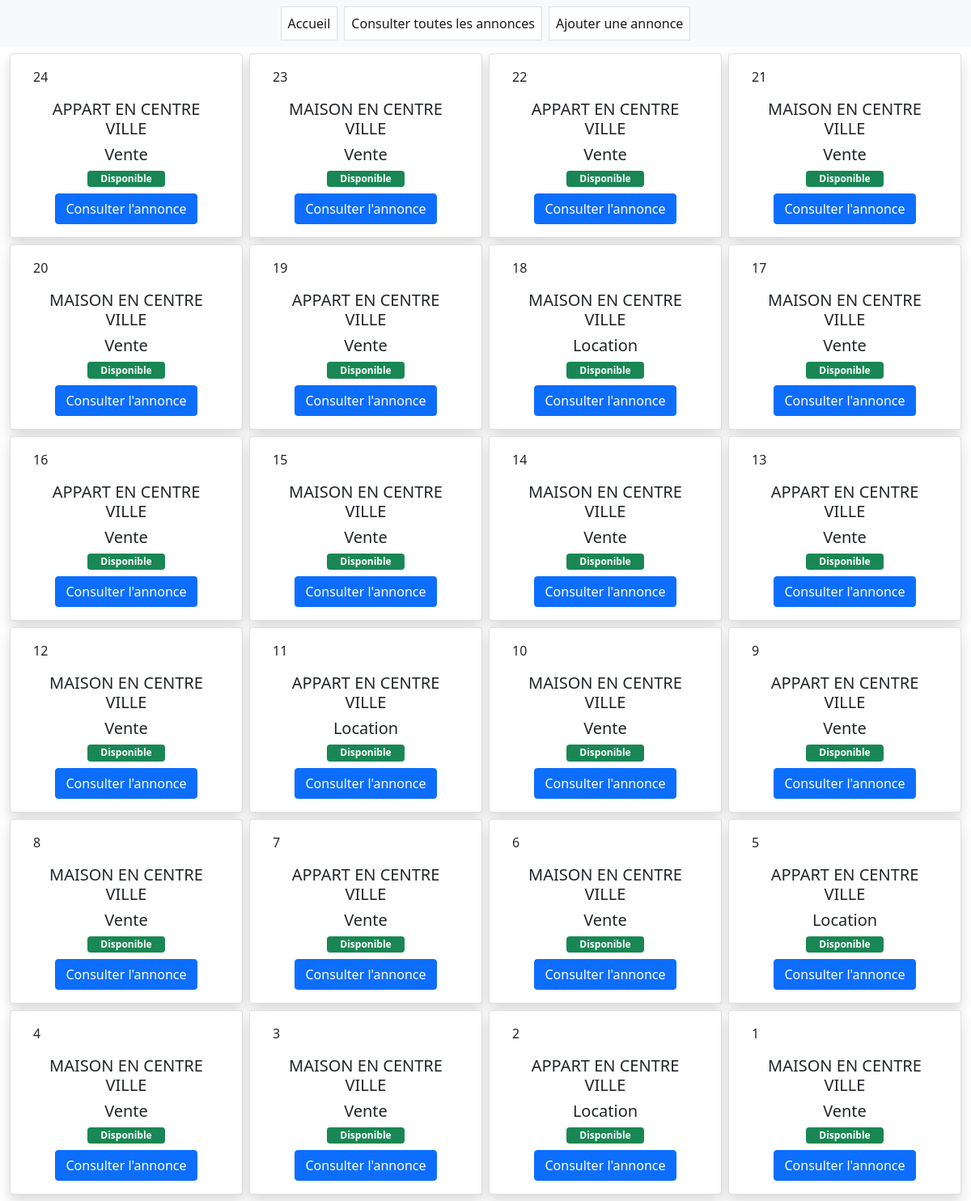
Page /app/all-annonces.php on the committed database.
### tables this page shows
CREATE TABLE annonce(
    annonce_id INT NOT NULL PRIMARY KEY AUTO_INCREMENT,
    titre VARCHAR (100) NOT NULL,
    description VARCHAR (600) NOT NULL,
    code_postal INT (20) NOT NULL,
    ville VARCHAR (250) NOT NULL,
    type VARCHAR (20) NOT NULL,
    prix INT (100) NOT NULL,
    msg_reservation VARCHAR (50)
);

### app/_view-annonces.php (called while the page is built, shortened)
<?php
require "includes/connect.php";
try {
    $annonces = $connexion->query('SELECT * FROM annonce ORDER BY annonce_id DESC')->fetchAll();
} catch (PDOException $e) {
    echo "ERROR : " . $e->getMessage();
}
?>

### app/all-annonces.php (the view)
<?php
require "_view-annonces.php";
include_once "_bootstrap.php";
include_once "_navbar.php";
?>
<section class="row justify-content-center gap-2 p-2">
<?php
    foreach ($annonces as $annonce) {
?>
<div class="card shadow" style="width: 18rem;">
    <div class="card-body">
        <p><?php echo $annonce['annonce_id']?></p>
        <h5 class="card-title text-center"><?php echo strtoupper($annonce['titre'])?></h5>
        <h5 class="card-title text-center"><?php echo $annonce['type']?></h5>
        <?php
        if (isset($annonce['msg_reservation'])) {
        ?>
        <div class="d-flex justify-content-center align-items-center">
            <div class="badge bg-danger text-wrap" style="width: 6rem;">Réservé</div>
        </div>
        <?php }else{?>
            <div class="d-flex justify-content-center align-items-center">
                <div class="badge bg-success text-wrap" style="width: 6rem;">Disponible</div>
            </div>
        <? }?>
        <div class="d-flex justify-content-center align-items-center">
            <a class="btn btn-primary mt-2" href="_annonce-details.php?id=<?php echo $annonce['annonce_id']?>">Consulter l'annonce</a>
        </div>
    </div>
</div>
<?php }?>
</section>

### app/_bootstrap.php (shortened to what this page needs)
<link href="https://cdn.jsdelivr.net/npm/bootstrap@5.1.3/dist/css/bootstrap.min.css" rel="stylesheet">

### app/_navbar.php
<nav class="navbar navbar-expand-lg navbar-light bg-light">
  <div class="container">
    <div class="collapse navbar-collapse " id="navbarNav">
      <ul class="navbar-nav mx-auto gap-2">
        <li class="nav-item border bg-white"><a class="nav-link active" aria-current="page" href="index.php">Accueil</a></li>
        <li class="nav-item border bg-white"><a class="nav-link active" aria-current="page" href="all-annonces.php">Consulter toutes les annonces</a></li>
        <li class="nav-item border bg-white"><a class="nav-link active" aria-current="page" href="add-annonce.php">Ajouter une annonce</a></li>
      </ul>
    </div>
  </div>
</nav>

### rows in the picture
annonce: annonce_id "24", titre "APPART EN CENTRE VILLE", type "Vente", shows "Disponible"
annonce: annonce_id "23", titre "MAISON EN CENTRE VILLE", type "Vente", shows "Disponible"
annonce: annonce_id "22", titre "APPART EN CENTRE VILLE", type "Vente", shows "Disponible"
annonce: annonce_id "21", titre "MAISON EN CENTRE VILLE", type "Vente", shows "Disponible"
annonce: annonce_id "20", titre "MAISON EN CENTRE VILLE", type "Vente", shows "Disponible"
annonce: annonce_id "19", titre "APPART EN CENTRE VILLE", type "Vente", shows "Disponible"
annonce: annonce_id "18", titre "MAISON EN CENTRE VILLE", type "Location", shows "Disponible"
annonce: annonce_id "17", titre "MAISON EN CENTRE VILLE", type "Vente", shows "Disponible"
annonce: annonce_id "16", titre "APPART EN CENTRE VILLE", type "Vente", shows "Disponible"
annonce: annonce_id "15", titre "MAISON EN CENTRE VILLE", type "Vente", shows "Disponible"
annonce: annonce_id "14", titre "MAISON EN CENTRE VILLE", type "Vente", shows "Disponible"
annonce: annonce_id "13", titre "APPART EN CENTRE VILLE", type "Vente", shows "Disponible"
annonce: annonce_id "12", titre "MAISON EN CENTRE VILLE", type "Vente", shows "Disponible"
annonce: annonce_id "11", titre "APPART EN CENTRE VILLE", type "Location", shows "Disponible"
annonce: annonce_id "10", titre "MAISON EN CENTRE VILLE", type "Vente", shows "Disponible"
annonce: annonce_id "9", titre "APPART EN CENTRE VILLE", type "Vente", shows "Disponible"
annonce: annonce_id "8", titre "MAISON EN CENTRE VILLE", type "Vente", shows "Disponible"
annonce: annonce_id "7", titre "APPART EN CENTRE VILLE", type "Vente", shows "Disponible"
annonce: annonce_id "6", titre "MAISON EN CENTRE VILLE", type "Vente", shows "Disponible"
annonce: annonce_id "5", titre "APPART EN CENTRE VILLE", type "Location", shows "Disponible"
annonce: annonce_id "4", titre "MAISON EN CENTRE VILLE", type "Vente", shows "Disponible"
annonce: annonce_id "3", titre "MAISON EN CENTRE VILLE", type "Vente", shows "Disponible"
annonce: annonce_id "2", titre "APPART EN CENTRE VILLE", type "Location", shows "Disponible"
annonce: annonce_id "1", titre "MAISON EN CENTRE VILLE", type "Vente", shows "Disponible"
